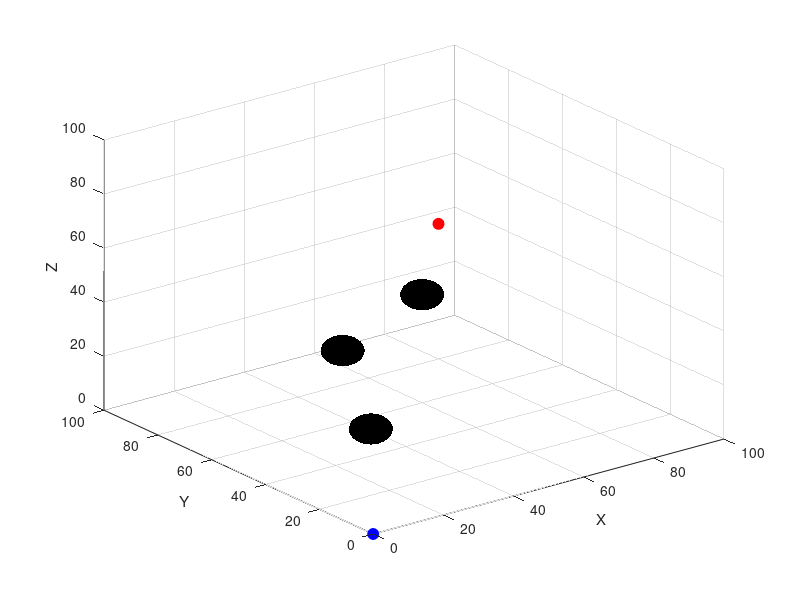

This chart was generated by the following MATLAB code: (Note: this script raises an error after producing the figure.)
clear all; close all; clc;

% Basic parameters
mapSize = 100;
startPos = [0,0,0];
goalPos = [80,80,50];

% Some random spherical obstacles
obstacles = [
    30,40,10,5;
    45,70,20,5;
    60,60,40,5
];

% Set up figure
figure; hold on; grid on;
axis([0 mapSize 0 mapSize 0 mapSize]);
xlabel('X'); ylabel('Y'); zlabel('Z');
view(3);

% Plot start and goal
plot3(startPos(1), startPos(2), startPos(3), 'bo','MarkerFaceColor','b','MarkerSize',8);
plot3(goalPos(1), goalPos(2), goalPos(3), 'ro','MarkerFaceColor','r','MarkerSize',8);

% Plot obstacles as black spheres
for i = 1:size(obstacles,1)
    [Xs,Ys,Zs] = sphere(20);
    Xs = Xs*obstacles(i,4)+obstacles(i,1);
    Ys = Ys*obstacles(i,4)+obstacles(i,2);
    Zs = Zs*obstacles(i,4)+obstacles(i,3);
    surf(Xs,Ys,Zs,'FaceColor','k','EdgeColor','none');
end
drawnow;

% Run the RRT function
path = rrt(startPos,goalPos,obstacles,mapSize);

% If path found, plot it
if isempty(path)
    disp('No path found.');
else
    plot3(path(:,1), path(:,2), path(:,3),'g-','LineWidth',2);
    disp('Path found and displayed.');
end


%%%%%%%%%%%%%%%%%%%%%%%%%%%%%%%%%%%%%%%%%%%%%%%%%%%%%%%%%%%%%%%%%%%%%%%%%%
% RRT function
%%%%%%%%%%%%%%%%%%%%%%%%%%%%%%%%%%%%%%%%%%%%%%%%%%%%%%%%%%%%%%%%%%%%%%%%%%
function path = rrt(startPos, goalPos, obstacles, mapSize)
    maxIter = 5000;
    stepSize = 5;
    goalThresh = 5;
    tree = startPos;
    parent = 0;

    for i=1:maxIter
        % Sometimes pick goal, otherwise pick random
        if rand<0.3
            randPt = goalPos;
        else
            randPt = rand(1,3)*mapSize;
        end
        
        % Find closest node in tree
        [~,idx] = min(sum((tree - randPt).^2,2));
        nearestNode = tree(idx,:);
        
        % Move towards randPt by stepSize
        dir = randPt - nearestNode;
        dist = norm(dir);
        if dist > stepSize
            dir = dir/dist;
            newNode = nearestNode + dir*stepSize;
        else
            newNode = randPt;
        end
        
        % Check boundaries
        if any(newNode<0) || any(newNode>mapSize)
            continue;
        end
        
        % Check collision
        if ~checkCollision(nearestNode,newNode,obstacles)
            tree = [tree;newNode];
            parent = [parent;idx];
            
            % Check if near goal
            if norm(newNode - goalPos)<goalThresh
                path = newNode;
                curr = size(tree,1);
                while curr~=1
                    curr = parent(curr);
                    path = [tree(curr,:); path];
                end
                return;
            end
        end
    end
    path = [];
end

%%%%%%%%%%%%%%%%%%%%%%%%%%%%%%%%%%%%%%%%%%%%%%%%%%%%%%%%%%%%%%%%%%%%%%%%%%
% Collision check
%%%%%%%%%%%%%%%%%%%%%%%%%%%%%%%%%%%%%%%%%%%%%%%%%%%%%%%%%%%%%%%%%%%%%%%%%%
function col = checkCollision(node1,node2,obs)
    col = false;
    steps = ceil(norm(node2-node1));
    for t=linspace(0,1,steps)
        pt = node1 + t*(node2-node1);
        for i=1:size(obs,1)
            c = obs(i,1:3);
            r = obs(i,4);
            if norm(pt-c)<=r
                col = true;
                return;
            end
        end
    end
end
